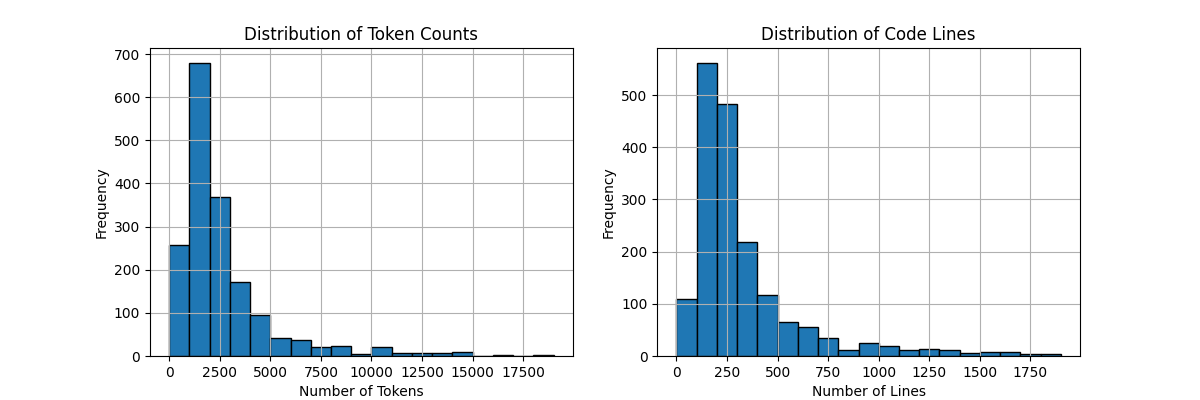

The script that saved this image:
from transformers import AutoTokenizer
import os
import glob
import json
from tqdm import tqdm
import matplotlib.pyplot as plt
import re


if __name__ == '__main__':
    model_id = "meta-llama/Meta-Llama-3.1-70B-Instruct"

    tokenizer = AutoTokenizer.from_pretrained(model_id)

    # Collect all sample paths
    kernels = []
    with open('../Datasets/HeCBench/dataset.jsonl', 'r') as f:
        for line in f:
            sample = json.loads(line)
            kernels.append(sample)

    stats_file = 'HeCBench_stats.jsonl'

    # with open(stats_file, 'w') as f:
    #   for kernel in tqdm(kernels):

    #         sample_metadata = {
    #             'kernel': kernel['kernel_name'],
    #             'parallel_api': kernel['kernel_api'],
    #         }

    #         full_code = '\n'.join(kernel['code'].values())

    #         tokens = tokenizer.encode(full_code)
    #         sample_metadata['word_count'] = len(full_code.split())
    #         sample_metadata['token_count'] = len(tokens)  
    #         sample_metadata['lines_count'] = len(full_code.splitlines())

    #         f.write(json.dumps(sample_metadata) + '\n')

    plt.figure(figsize=(12, 4))
    
    plt.subplot(1, 2, 1)
    token_counts = []

    with open(stats_file, 'r') as jsonl_file:
        for line in jsonl_file:
            sample_metadata = json.loads(line)
            
            token_counts.append(sample_metadata['token_count'])

    bins = [idx*10**3 for idx in range(20)]

    plt.hist(token_counts, bins=bins, edgecolor='black')

    plt.title('Distribution of Token Counts')
    plt.xlabel('Number of Tokens')
    plt.ylabel('Frequency')
    plt.grid()
    
    plt.subplot(1, 2, 2)
    token_counts = []

    with open(stats_file, 'r') as jsonl_file:
        for line in jsonl_file:
            sample_metadata = json.loads(line)

            token_counts.append(sample_metadata['lines_count'])

    bins = [idx*10**2 for idx in range(20)]

    plt.hist(token_counts, bins=bins, edgecolor='black')

    plt.title('Distribution of Code Lines')
    plt.xlabel('Number of Lines')
    plt.ylabel('Frequency')
    plt.grid()

    plt.savefig('stats.png')
